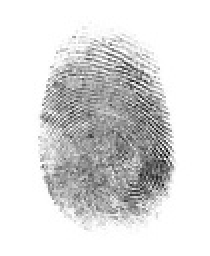
%> input picture sample images/fingerprint1.jpg, 105 x 128 px, shrunk from 250 x 304 before the run (shown 2 times larger)
$ octave IVPTutorial_4.m   (GNU Octave 9; MATLAB toolbox functions it lacks are replaced by stand-ins)
%> lines starting %> are read from the running program, lines starting %| are printed output that depends on the picture; in (x1, y1, x2, y2) boxes, pixels count from 0 and x2, y2 are one past the last pixel; in counts of white or black regions, pixels touching at a corner belong together; the program's own positions count from 1
%NAME: Aryaman Sinha
%INST: IIT, Bhubaneswar
%DATE: 26.10.2020
%CATEGORY: BTech
%BRANCH: Electrical Engineering
%Roll Number: 17EE01016

% Image and Video Tutorial 04
clc;clear;close all;
%%
% Q1. Take a fingerprint image, add salt and pepper noise. Perform the
% median filtering and contraharmonic mean filtering. Show the effect of the
% wrong choice of polarity in the order Q.
img = imread('sample images/fingerprint1.jpg');
%> img is the input picture: size 128x105x3 uint8; min 8, max 255, mean 220
img = double(img)/255;
%> img: size 128x105x3 double
img = img(:,:,1);
%> img: size 128x105 double
subplot(1,2,1);imshow(img);title('Sample Image');
Ps = 0.025; Pp = 0.025;%how much prob/perc pixel we want as salt / pepper noise
noise_img = noise_add(img,Ps,Pp);
subplot(1,2,2);imshow(noise_img);title('Salt and Pepper Noise Image');figure;
%performing median filtering
filt_img = mean_filt(noise_img);
subplot(1,2,1);imshow(noise_img);title('Noisy Image');
subplot(1,2,2);imshow(filt_img);title('Mean Filtered Image');figure;
%performing contraharmonic mean filtering
filt_img1 = contra_filt(noise_img,-2);
filt_img2 = contra_filt(noise_img,-1);
filt_img3 = contra_filt(noise_img,0);
filt_img4 = contra_filt(noise_img,1);
filt_img5 = contra_filt(noise_img,2);
subplot(2,3,1);imshow(noise_img);title('Noisy Image');
subplot(2,3,2);imshow(filt_img1);title('Contraharmonic Q=-2');
subplot(2,3,3);imshow(filt_img2);title('Contraharmonic Q=-1');
subplot(2,3,4);imshow(filt_img3);title('Contraharmonic Q=0');
subplot(2,3,5);imshow(filt_img4);title('Contraharmonic Q=1');
subplot(2,3,6);imshow(filt_img5);title('Contraharmonic Q=2');

function noisy_img = noise_add(img,Ps,Pp)
%> called with Ps = 0.025, Pp = 0.025
    P = Ps+Pp;
    n = size(img,1)*size(img,2);
%> n = 13440
    m = fix(P*n);
%> m = 672
    idx = randperm(n,m);
    k=fix((Ps/P)*m);
%> k = 336
    idx1 = idx(1:k);
    idx2 = idx(k+1:end);
    idx1 = idx1' + n.*(0:size(img,3)-1);idx1 = idx1(:);
    idx2 = idx2' + n.*(0:size(img,3)-1);idx2 = idx2(:);
    img(idx1)=255;%salt noise
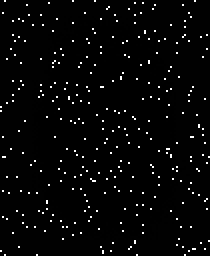
%> img: size 128x105 double (shown 2 times larger); min 0.0314, max 255, mean 7.2
    img(idx2)=0;%pepper noise
%> img: size 128x105 double; 2.5% of pixels changed, all inside (x1, y1, x2, y2) = (0, 0, 105, 128)
    noisy_img = img;
end
function filt_img = mean_filt(img)
    filt_img = zeros(size(img));
    n=size(img,1);m=size(img,2);
%> after `n=size(img,1)`: n = 128
%> after `m=size(img,2)`: m = 105
    for i=2:n-1
        for j=2:m-1
            filt_img(i,j) = median(img(i-1:i+1,j-1:j+1),'all');
        end
    end
end
function filt_img = contra_filt(img,Q)
%> called with Q = -2
    filt_img = zeros(size(img));
    n=size(img,1);m=size(img,2);
    for i=2:n-1
        for j=2:m-1
            num = sum(img(i-1:i+1,j-1:j+1).^(Q+1),'all');
            den = sum(img(i-1:i+1,j-1:j+1).^Q,'all');
            filt_img(i,j)=num./den;
        end
    end
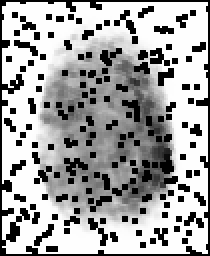
%> filt_img: size 128x105 double (shown 2 times larger); 19.84% of the values are NaN or infinite; the others: min 0, max 1, mean 0.799; drawn with min black, max white, NaN and infinite black
%> call 2 of contra_filt, with Q = -1
%> after the loop in contra_filt (call 2), `for i=2:n-1`:
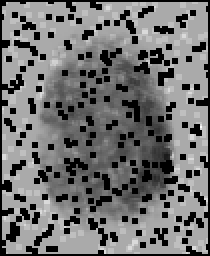
%> filt_img: size 128x105 double (shown 2 times larger); min 0, max 1.5, mean 0.668; drawn with min black and max white
%> call 3 of contra_filt, with Q = 0
%> after the loop in contra_filt (call 3), `for i=2:n-1`:
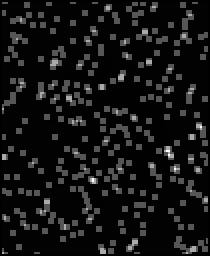
%> filt_img: size 128x105 double (shown 2 times larger); min 0, max 85.67, mean 6.9; drawn with min black and max white
%> call 4 of contra_filt, with Q = 1
%> after the loop in contra_filt (call 4), `for i=2:n-1`:
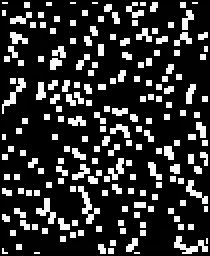
%> filt_img: size 128x105 double (shown 2 times larger); min 0, max 254.1, mean 50.3
%> `imshow(filt_img3)`:
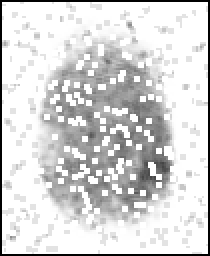
%> displayed picture: size 128x105, on the screen's scale of 0 to 255 (shown 2 times larger); min 0, max 255, mean 214.9
%> `imshow(filt_img4)`:
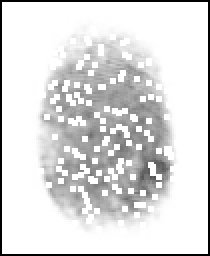
%> displayed picture: size 128x105, on the screen's scale of 0 to 255 (shown 2 times larger); min 0, max 255, mean 221.2
end
%%
% *Discussion*: Here we have simply added the salt and pepper noise
% according to the what much percentage pixels we want as noise, here
% divided the salt and pepper in 50:50 ratio. Then after adding noise
% simple median filtering is done which is simply checking N8 neighborhood
% and taking median in that space and replace center pixel by that, spatial
% filtering method. Then, we also saw the change of factor Q in
% contraharmoic mean filtering in which it was seen that the for Q=0 it is
% same as mean filtering and for Q=-1 its harmonic filteer. The Q>0 pepper
% noise gets eliminated whereas for Q<0 salt noise gets eliminated.
